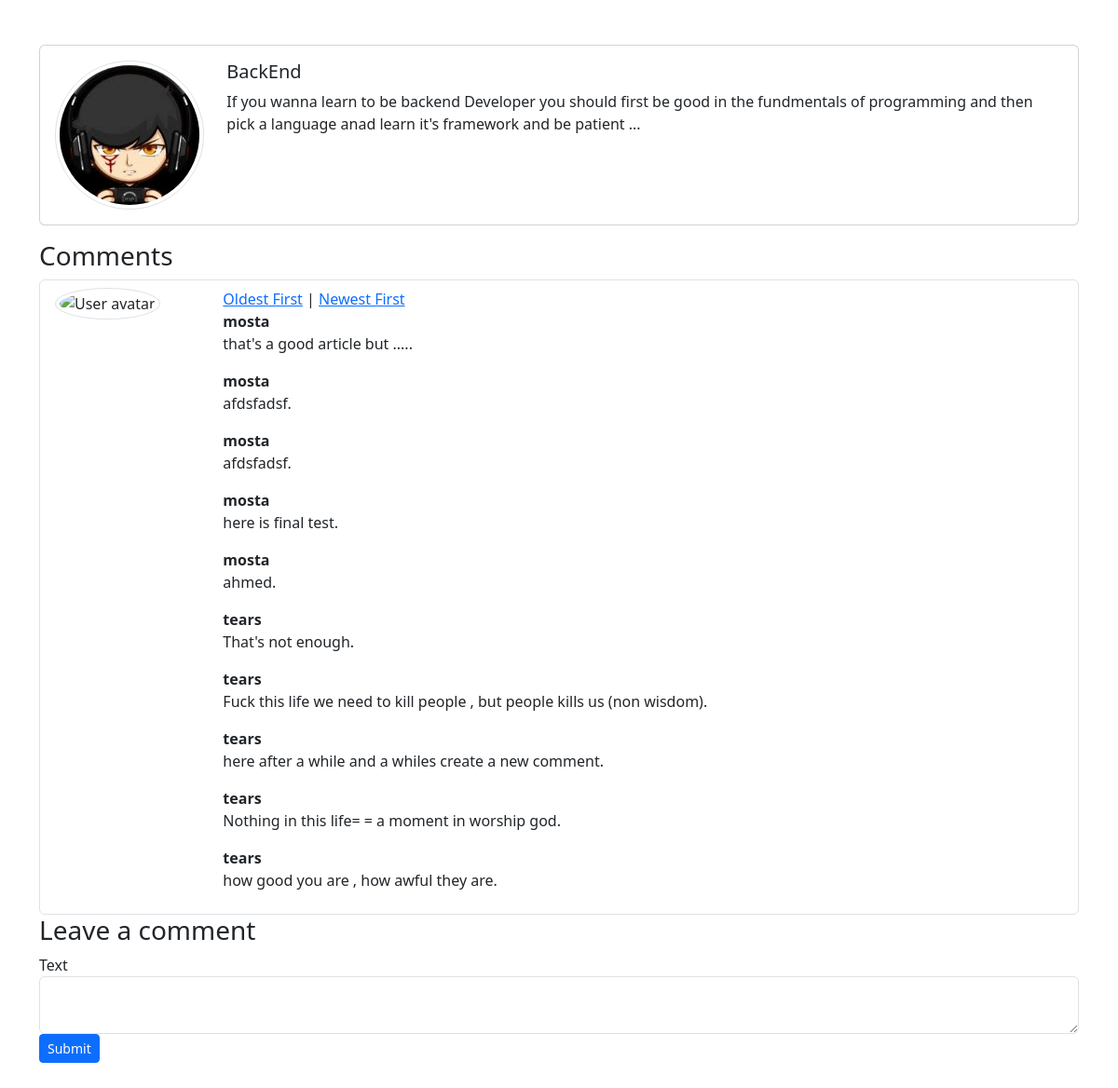
Screenshot of /posts/1?order=oldest with the database file from the repository.
### Siebel/models.py (models this page shows, shortened)
class Post(models.Model):
    author = models.ForeignKey(User,on_delete=models.CASCADE,null = True, blank = True)
    title = models.CharField(max_length=50,null = True, blank = True)
    content = models.TextField(null = True, blank = True)
    image = models.ImageField(upload_to='post',null = True, blank = True)
    create_at = models.DateTimeField(default=timezone.now,null = True, blank = True)

class Comment(models.Model):
    user = models.ForeignKey(User,on_delete=models.CASCADE,null = True, blank = True)
    post = models.ForeignKey(Post,related_name = 'comment_post', on_delete=models.CASCADE,null = True, blank= True)
    content = models.TextField(max_length=1000)
    create_at = models.DateTimeField(default=timezone.now,null = True, blank = True)

### Siebel/views.py (the view)
# urls.py: path('posts/<int:pk>', addComment),
def addComment(request,pk):
    post = get_object_or_404(Post, pk=pk)
    order = request.GET.get('order', 'newest')
    if order == 'oldest':
        comments = Comment.objects.filter(post=post).order_by('create_at')
    elif order=='newest':
        comments = Comment.objects.filter(post=post).order_by('-create_at')
    else:
        comments = Comment.objects.filter(post=post)
    if request.method == 'POST':
        form = CommentForm(request.POST)
        if form.is_valid():
            comment = form.save(commit=False)
            comment.user = request.user
            comment.post = post
            comment.save()
            return redirect(f'/posts/{post.pk}' )
    else:
        form = CommentForm()
    return render(request, 'post_details.html', {'post':post,'form': form , 'comments':comments,})

### Siebel/forms.py
class CommentForm(forms.ModelForm):
    class Meta:
        model = Comment
        fields = ['content']

### templates/post_details.html (shortened to what this page needs)
<!doctype html>
<html lang="en">
  <head>
  </head>
    <link href="https://cdn.jsdelivr.net/npm/bootstrap@5.3.2/dist/css/bootstrap.min.css" rel="stylesheet">
  </head>
  <body>
    <div class="container py-5">
      <div class="card mb-3">
        <div class="card-body">
          <div class="row">
            <div class="col-sm-2 align-self-center">
              <img src="{{post.image.url}}" alt="User avatar" class="rounded-circle img-thumbnail">
            </div>
            <div class="col-sm-10">
              <h5 class="card-title">{{post.title}}</h5>
              <p class="card-text">{{post.content}}</p>
            </div>
          </div>
        </div>
      </div>
      <h3>Comments</h3>
      <div class="list-group">
        <div class="list-group-item d-flex">
          <div class="col-2 pl-0">
            <img src="user-placeholder.png" alt="User avatar" class="rounded-circle img-thumbnail">
          </div>
          <div class="col-10">
            <a href="?order=oldest">Oldest First</a> |
            <a href="?order=newest">Newest First</a>
          {% for comment in comments  %}
            <div class="d-flex justify-content-between align-items-center">
              <span><b>{{comment.user}}</b></span>
            </div>
            <p>{{comment.content}}.</p>
            {% endfor %}
          </div>
        </div>
        </div>
      <h3>Leave a comment</h3>
      <form method="post" action="/posts/{{ post.pk }}/add_comment">
        <div class="form-group">
            <label for="comment-text">Text</label>
            <textarea class="form-control" name="content" id="comment-text" rows="2"></textarea>
        </div>
        <button type="submit" class="btn btn-primary btn-sm">Submit</button>
    </form>
    </div>

### rows the page displays
Post: image (picture), title "BackEnd", content "If you wanna learn to be backend Developer you should first be good in the fundmentals of programming and then pick a language anad learn it's framework and be patient ..."
Comment: user "mosta", content "that's a good article but ...."
Comment: user "mosta", content "afdsfadsf"
Comment: user "mosta", content "afdsfadsf"
Comment: user "mosta", content "here is final test"
Comment: user "mosta", content "ahmed"
Comment: user "tears", content "That's not enough"
Comment: user "tears", content "Fuck this life we need to kill people , but people kills us (non wisdom)"
Comment: user "tears", content "here after a while and a whiles create a new comment"
Comment: user "tears", content "Nothing in this life= = a moment in worship god"
Comment: user "tears", content "how good you are , how awful they are"
